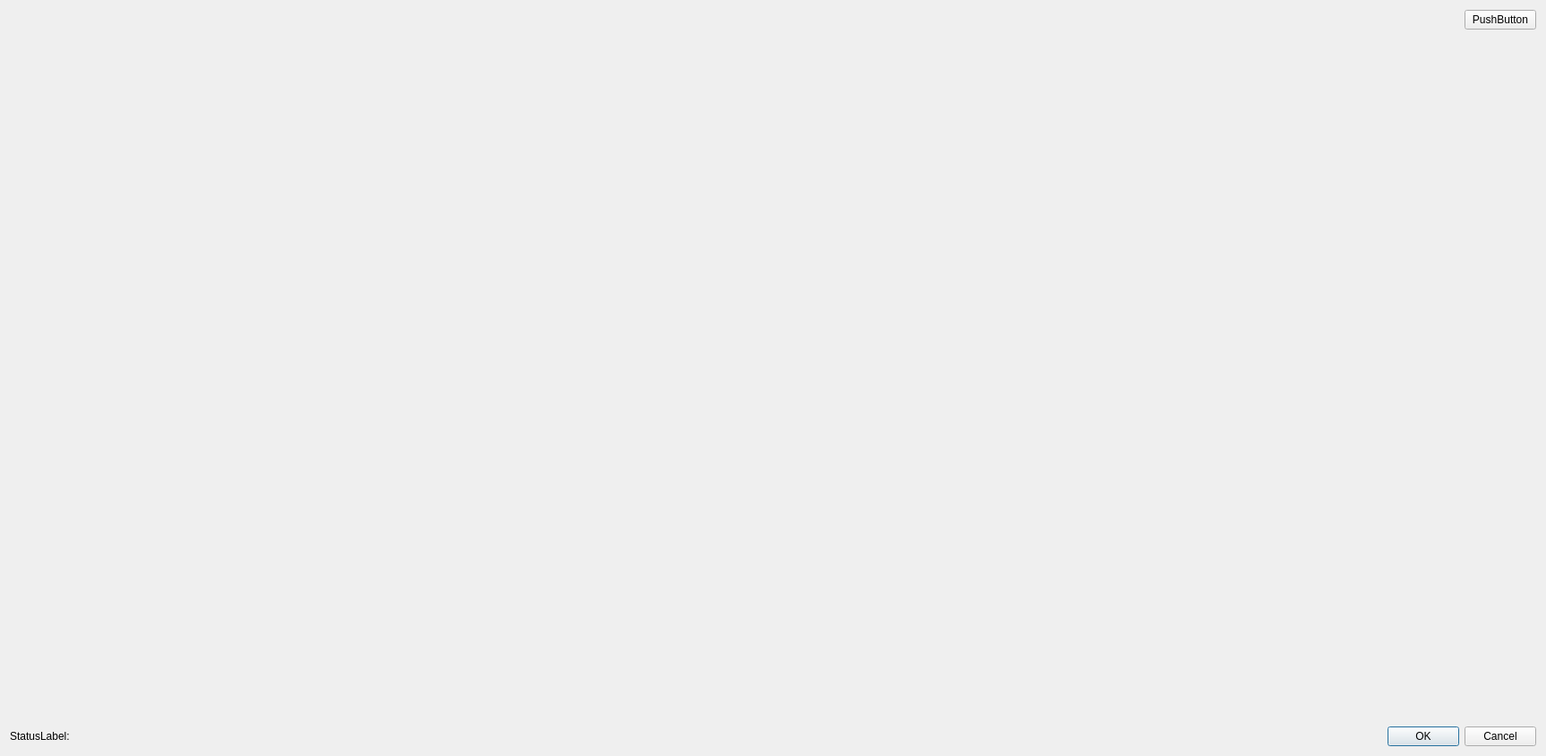
<?xml version="1.0" encoding="UTF-8"?>
<ui version="4.0">
 <class>SNSMessageWindow</class>
 <widget class="QDialog" name="SNSMessageWindow">
  <property name="geometry">
   <rect>
    <x>0</x>
    <y>0</y>
    <width>1727</width>
    <height>845</height>
   </rect>
  </property>
  <property name="windowTitle">
   <string>SNS Message</string>
  </property>
  <layout class="QVBoxLayout" name="verticalLayout">
   <item>
    <layout class="QHBoxLayout" name="horizontalLayout">
     <item>
      <spacer name="horizontalSpacer">
       <property name="orientation">
        <enum>Qt::Orientation::Horizontal</enum>
       </property>
       <property name="sizeHint" stdset="0">
        <size>
         <width>40</width>
         <height>20</height>
        </size>
       </property>
      </spacer>
     </item>
     <item>
      <widget class="QPushButton" name="refreshButton">
       <property name="text">
        <string>PushButton</string>
       </property>
      </widget>
     </item>
    </layout>
   </item>
   <item>
    <widget class="Awsmock::Components::PlainTextEditor" name="textEditor" native="true">
     <property name="sizePolicy">
      <sizepolicy hsizetype="Expanding" vsizetype="Expanding">
       <horstretch>0</horstretch>
       <verstretch>0</verstretch>
      </sizepolicy>
     </property>
    </widget>
   </item>
   <item>
    <layout class="QHBoxLayout" name="horizontalLayout_4">
     <property name="topMargin">
      <number>0</number>
     </property>
     <item>
      <widget class="QLabel" name="statusLabel">
       <property name="sizePolicy">
        <sizepolicy hsizetype="Expanding" vsizetype="Preferred">
         <horstretch>0</horstretch>
         <verstretch>0</verstretch>
        </sizepolicy>
       </property>
       <property name="text">
        <string>StatusLabel:</string>
       </property>
      </widget>
     </item>
     <item>
      <spacer name="horizontalSpacer_2">
       <property name="orientation">
        <enum>Qt::Orientation::Horizontal</enum>
       </property>
       <property name="sizeHint" stdset="0">
        <size>
         <width>40</width>
         <height>20</height>
        </size>
       </property>
      </spacer>
     </item>
     <item>
      <widget class="QDialogButtonBox" name="buttonBox">
       <property name="standardButtons">
        <set>QDialogButtonBox::StandardButton::Cancel|QDialogButtonBox::StandardButton::Ok</set>
       </property>
      </widget>
     </item>
    </layout>
   </item>
  </layout>
 </widget>
 <customwidgets>
  <customwidget>
   <class>Awsmock::Components::PlainTextEditor</class>
   <extends>QWidget</extends>
   <header location="global">components/PlainTextEditor.h</header>
   <container>1</container>
  </customwidget>
 </customwidgets>
 <resources/>
 <connections/>
</ui>
